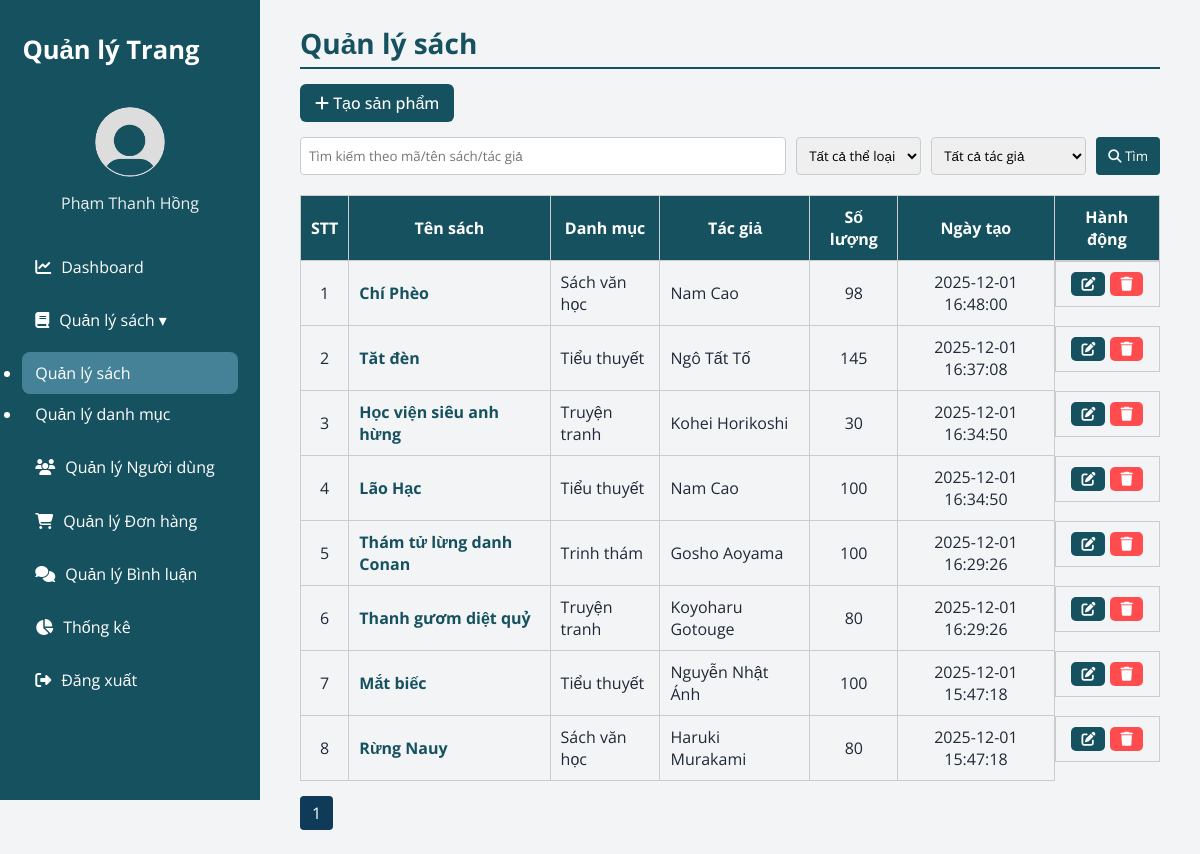
/admin_bookmanagement.php (signed in), run on the app's committed database.
### tables this page shows
CREATE TABLE `books` (
  `book_id` int(11) NOT NULL,
  `title` varchar(255) NOT NULL,
  `slug` varchar(255) DEFAULT NULL,
  `description` text NOT NULL,
  `publish_year` year(4) NOT NULL,
  `pages` int(11) NOT NULL,
  `weight` int(11) NOT NULL,
  `cover_type` enum('hard','soft','','') NOT NULL,
  `price` decimal(10,2) NOT NULL,
  `discounted_price` decimal(10,2) NOT NULL,
  `stock_quantity` int(11) NOT NULL,
  `category_id` int(11) NOT NULL,
  `publisher_id` int(11) NOT NULL,
  `created_at` datetime NOT NULL DEFAULT current_timestamp(),
  `updated_at` datetime NOT NULL DEFAULT current_timestamp() ON UPDATE current_timestamp(),
  `status` enum('active','hidden','','') NOT NULL
);

CREATE TABLE `categories` (
  `category_id` int(11) NOT NULL,
  `name` varchar(255) NOT NULL,
  `parent_id` int(11) DEFAULT NULL
);

### admin_bookmanagement.php (the view, shortened to what this page needs)
<?php
include 'connect.php';
$search = $_GET['search'] ?? '';
$limit = 20;
$page = isset($_GET['page']) ? max(1, (int)$_GET['page']) : 1;
$offset = ($page - 1) * $limit;
$where = "WHERE 1";
$total_sql = "SELECT COUNT(DISTINCT b.book_id) AS total
              FROM books b
              LEFT JOIN book_authors ba ON b.book_id = ba.book_id
              LEFT JOIN authors a ON ba.author_id = a.author_id
              $where";
$totalResult = $ocon->query($total_sql);
$totalRow = $totalResult->fetch_assoc();
$totalBooks = $totalRow['total'];
$totalPages = ceil($totalBooks / $limit);
$sql = "SELECT b.book_id, b.title, b.stock_quantity, b.created_at, c.name AS category_name,
        GROUP_CONCAT(a.name SEPARATOR ', ') AS authors
        FROM books b
        LEFT JOIN categories c ON b.category_id = c.category_id
        LEFT JOIN book_authors ba ON b.book_id = ba.book_id
        LEFT JOIN authors a ON ba.author_id = a.author_id
        $where
        GROUP BY b.book_id
        ORDER BY b.created_at DESC
        LIMIT $limit OFFSET $offset";
$result = $ocon->query($sql);
?>
<!DOCTYPE html>
<html lang="vi">
<head>
    <link rel="stylesheet" href="CSS/admin.css">
    <link rel="stylesheet" href="CSS/book_management.css">
    <link rel="stylesheet" href="https://cdnjs.cloudflare.com/ajax/libs/font-awesome/6.4.0/css/all.min.css">
</head>
<body>
<?php include 'admin_nav.php'; ?>
<main class="book-management">
<h2>Quản lý sách</h2>
<div class="book-actions">
    <a href="add_book.php" class="btn-create"><i class="fa fa-plus"></i> Tạo sản phẩm</a>
</div>
<form class="book-filter-form" method="get" action="">
    <input type="text" name="search" placeholder="Tìm kiếm theo mã/tên sách/tác giả" value="<?= htmlspecialchars($search) ?>">
    <select name="category">
        <option value="">Tất cả thể loại</option>
    </select>
    <select name="author">
        <option value="">Tất cả tác giả</option>
    </select>
    <button type="submit"><i class="fa fa-search"></i> Tìm</button>
</form>
<div class="book-list">
<table>
    <thead>
        <tr>
            <th>STT</th>
            <th>Tên sách</th>
            <th>Danh mục</th>
            <th>Tác giả</th>
            <th>Số lượng</th>
            <th>Ngày tạo</th>
            <th>Hành động</th>
        </tr>
    </thead>
    <tbody>
<?php
if($result->num_rows > 0){
    $stt = $offset + 1;
    while($row = $result->fetch_assoc()){
        echo "<tr id='book-".$row['book_id']."'>";
        echo "<td style='text-align:center;'>".$stt++."</td>";
        echo "<td><a class='book-link' href='edit_book.php?book_id=".$row['book_id']."'>".$row['title']."</a></td>";
        echo "<td>".$row['category_name']."</td>";
        echo "<td>".$row['authors']."</td>";
        echo "<td style='text-align:center;'>".$row['stock_quantity']."</td>";
        echo "<td style='text-align:center;'>".$row['created_at']."</td>";
        echo "<td class='action-buttons'>";
        echo "<a href='edit_book.php?book_id=".$row['book_id']."' class='btn-edit'><i class='fa fa-edit'></i></a>";
        echo "<a href='javascript:void(0);' data-id='".$row['book_id']."' class='btn-delete'><i class='fa fa-trash'></i></a>";
        echo "</td>";
        echo "</tr>";
    }
} else {
    echo "<tr><td colspan='7' style='text-align:center;'>Không tìm thấy sách nào</td></tr>";
}
?>
    </tbody>
</table>
<div class="pagination">
    <?php for($i=1; $i<=$totalPages; $i++): ?>
        <?php
        $query = $_GET;
        $query['page'] = $i;
        $url = "?".http_build_query($query);
        ?>
        <a href="<?= $url ?>" class="<?= ($i==$page)?'active':'' ?>"><?= $i ?></a>
    <?php endfor; ?>
</div>
</div>
</main>
</body>
</html>

### CSS/admin.css (style rules this page uses)
:root { --primary: #195b6d; --accent: #538297; --orange: #F59E0B; --bg: #f3f4f6; --dark: #1f2937; --white: #ffffff; --text: #1F2937; --radius: 16px; }
* { margin: 0; padding: 0; box-sizing: border-box; font-family: 'Open Sans', sans-serif; }
body { display: flex; min-height: 100vh; background: var(--bg); color: var(--text); }
main { flex: 1; padding: 1.5rem 2.5rem; }

### CSS/book_management.css (style rules this page uses)
table { width: 100%; border-collapse: collapse; }
th, td { padding: 10px; border: 1px solid #ccc; }
th { background: #16515fff; color: #fff; }
a.book-link { color: #16515fff; text-decoration: none; font-weight: bold; }
.book-filter-form { display: flex; gap: 10px; margin-bottom: 20px; flex-wrap: wrap; }
.book-filter-form input[type="text"] { flex: 1; padding: 8px; border: 1px solid #ccc; border-radius: 4px; }
.book-filter-form select { padding: 8px; border: 1px solid #ccc; border-radius: 4px; }
.book-filter-form button { padding: 8px 12px; border: none; background-color: #16515fff; color: #fff; border-radius: 4px; cursor: pointer; }
.book-list table { width: 100%; border-collapse: collapse; }
.book-list th, .book-list td { padding: 10px; border: 1px solid #ccc; text-align: left; }
.book-list th { background-color: #16515fff; color: #fff; }
.book-link { color: #16515fff; text-decoration: none; font-weight: bold; }
.book-actions { margin-bottom: 15px; }
.btn-create { display: inline-block; padding: 8px 15px; background-color: #16515fff; color: #fff; text-decoration: none; border-radius: 6px; font-weight: 500; transition: 0.3s; }
.book-management h2 { font-size: 28px; font-weight: bold; color: #16515fff; margin-bottom: 15px; border-bottom: 2px solid #16515fff; padding-bottom: 5px; }
.pagination { margin-top: 15px; display: flex; gap: 5px; }
.pagination a { padding: 6px 12px; background: #16515fff; color: #fff; text-decoration: none; border-radius: 4px; transition: 0.3s; }
.pagination a.active { background: #0f3b59ff; }
.btn-delete { padding: 5px 10px; background-color: #ff4d4f; color: #fff; border: none; border-radius: 5px; cursor: pointer; font-size: 14px; transition: 0.3s; }
.action-buttons { display: flex; gap: 5px; justify-content: center; }
.btn-edit, .btn-delete { padding: 5px 10px; border-radius: 5px; font-size: 14px; text-decoration: none; color: #fff; transition: 0.3s; cursor: pointer; display: inline-flex; align-items: center; gap: 3px; }
.btn-edit { background-color: #16515f; }
.btn-delete { background-color: #ff4d4f; }
.book-list table th { text-align: center; padding: 10px; }

### data on the page
books: title "Chí Phèo", category.name "Sách văn học", authors "Nam Cao", stock_quantity "98", created_at "2025-12-01 16:48:00"
books: title "Tăt đèn", category.name "Tiểu thuyết", authors "Ngô Tất Tố", stock_quantity "145", created_at "2025-12-01 16:37:08"
books: title "Học viện siêu anh hừng", category.name "Truyện tranh", authors "Kohei Horikoshi", stock_quantity "30", created_at "2025-12-01 16:34:50"
books: title "Lão Hạc", category.name "Tiểu thuyết", authors "Nam Cao", stock_quantity "100", created_at "2025-12-01 16:34:50"
books: title "Thám tử lừng danh Conan", category.name "Trinh thám", authors "Gosho Aoyama", stock_quantity "100", created_at "2025-12-01 16:29:26"
books: title "Thanh gươm diệt quỷ", category.name "Truyện tranh", authors "Koyoharu Gotouge", stock_quantity "80", created_at "2025-12-01 16:29:26"
books: title "Mắt biếc", category.name "Tiểu thuyết", authors "Nguyễn Nhật Ánh", stock_quantity "100", created_at "2025-12-01 15:47:18"
books: title "Rừng Nauy", category.name "Sách văn học", authors "Haruki Murakami", stock_quantity "80", created_at "2025-12-01 15:47:18"

### other printed values
$admin_name "Phạm Thanh Hồng"
